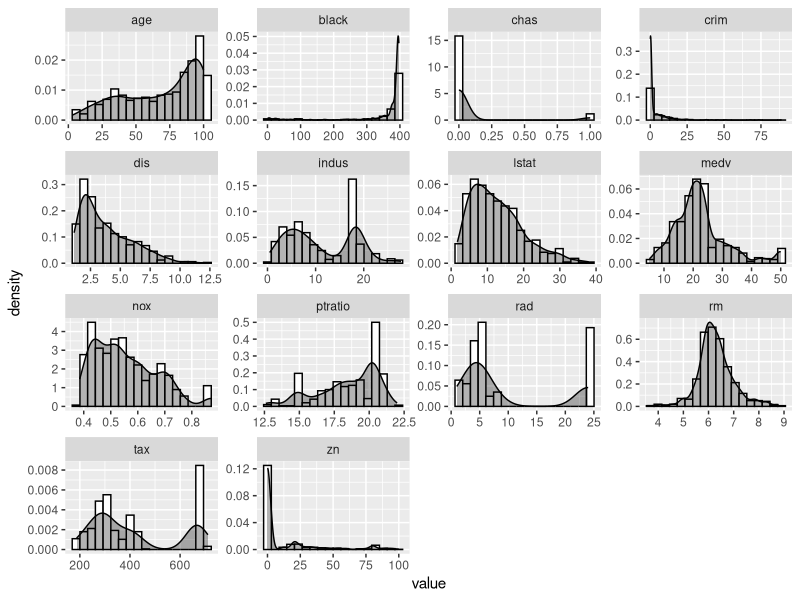
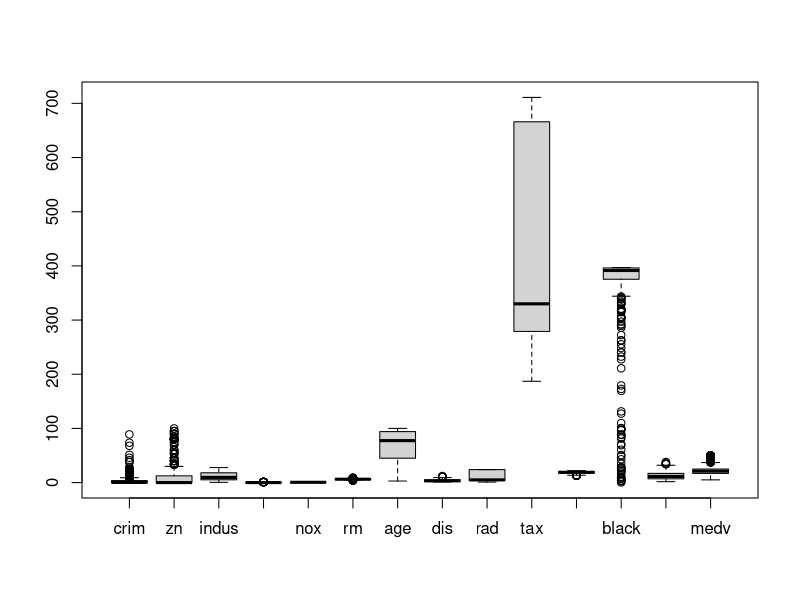
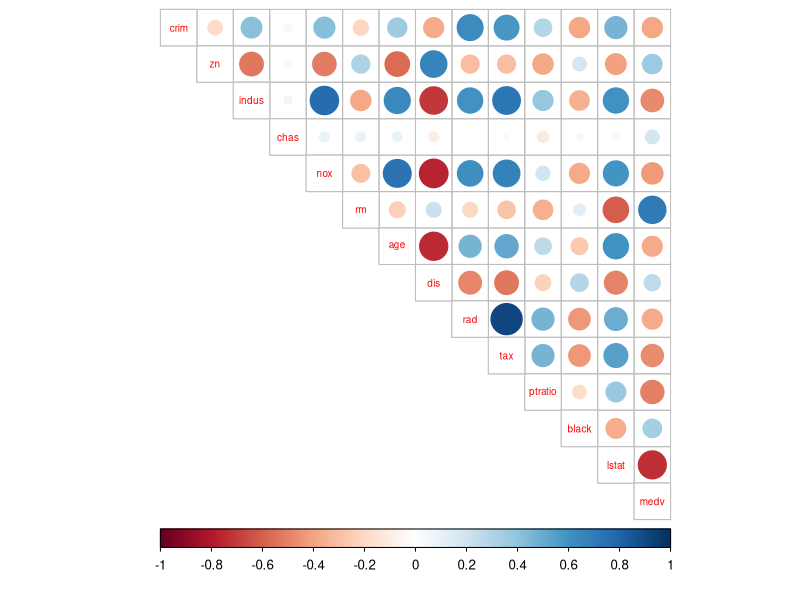
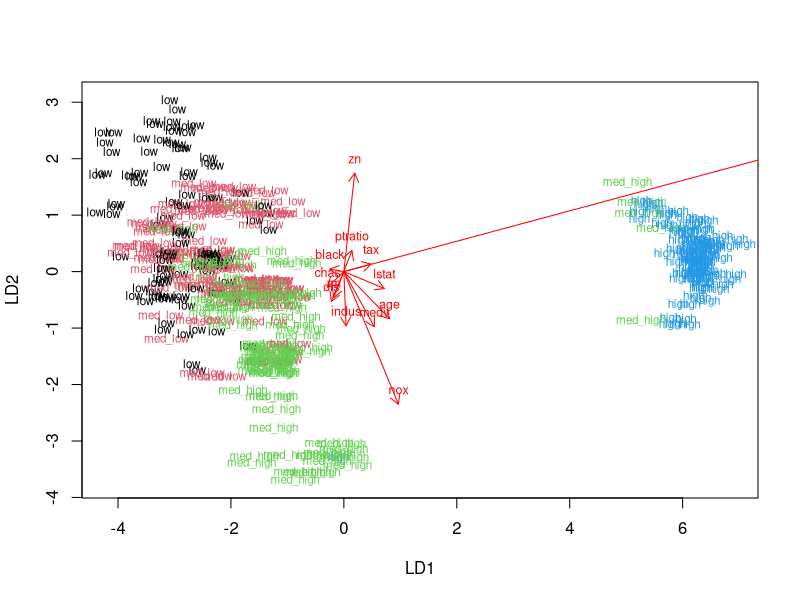
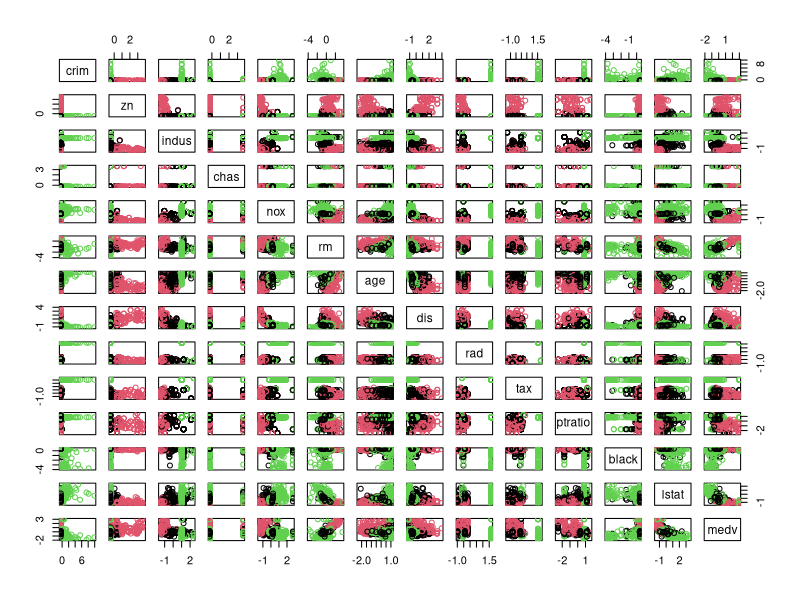
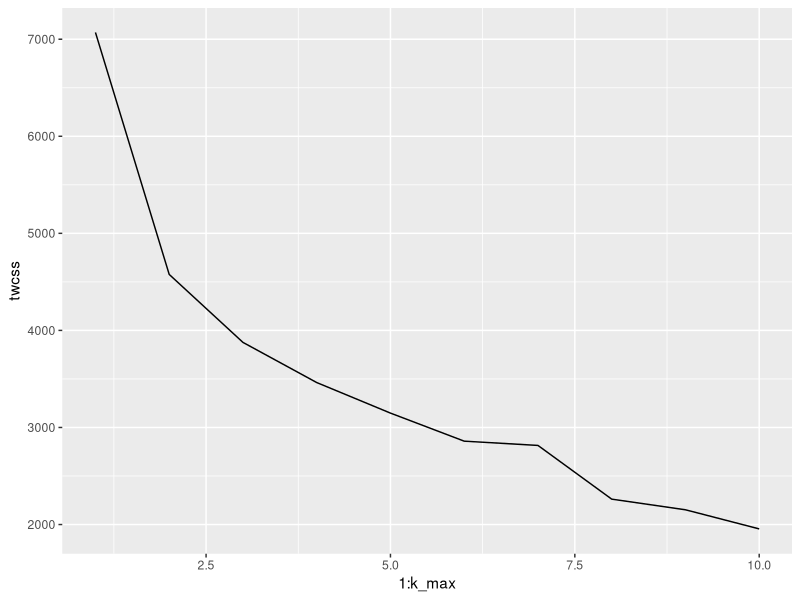
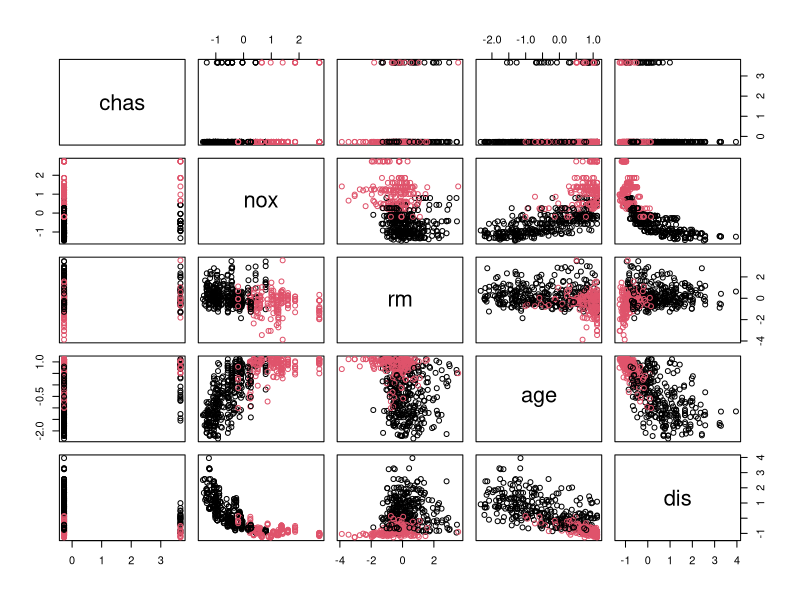

Generate these figures, in order, with R:
## ---- chunk 1
date()
## ---- chunk 2
# access the MASS package
install.packages("corrplot", 
                 repos = "https://cran.rstudio.com/bin/windows/contrib/4.1/corrplot_0.92.zip")

library(MASS)
library(GGally)
library(ggplot2)
library(corrplot)
library(tidyverse)
library(cowplot)

# load the data
data("Boston")
data <- Boston
# explore the dataset
str(data) 
## ---- chunk 3
summary(data)

# plot matrix of the variables

### ggpairs(data, mapping = aes(), lower = list(combo = wrap("facethist", bins = 20)))
# it was suggested on DataCamp but I don`t seeing necessity in this, since the plots are small and hardly interpretative, moreover, I will have correlation plot separately for the dataset. 

# Other than matrix plot, I will look at the distribution separately.
gather(data) %>% ggplot(aes(x = value))  + geom_histogram(aes(y = ..density..), colour="black", fill="white", bins = 18,) +  geom_density(alpha = 0.3, fill = "black") + facet_wrap("key", scales = "free")

boxplot(data)
## ---- chunk 4
# calculate the correlation matrix and round it
cor_matrix<-cor(data) %>% round(digits = 2)

# print the correlation matrix
cor_matrix

# visualize the correlation matrix
corrplot(cor_matrix, method="circle", type="upper" , cl.pos="b" , tl.pos="d", tl.cex = 0.6)
## ---- chunk 5
# center and standardize variables
data_scaled <- scale(data)

# summaries of the scaled variables
summary(data_scaled)

# class of the boston_scaled object
class(data_scaled)

# change the object to data frame
data_scaled <- as.data.frame(data_scaled)
data_scaled_k <- as.data.frame(data_scaled)
## ---- chunk 6
# create a quantile vector of crim and print it
bins <- quantile(data_scaled$crim)

# create a categorical variable 'crime'
crime <- cut(data_scaled$crim, breaks = bins, include.lowest = TRUE, label = c("low", "med_low", "med_high", "high"))

# look at the table of the new factor crime
table(crime)
# remove original crim from the dataset
data_scaled <- dplyr::select(data_scaled, -crim)

# add the new categorical value to scaled data
data_scaled <- data.frame(data_scaled, crime)
str(data_scaled)
## ---- chunk 7
# number of rows in the Boston dataset 
n <- nrow(data_scaled)

# choose randomly 80% of the rows
ind <- sample(n,  size = n * 0.8)

# create train set
train <- data_scaled[ind,]

# create test set 
test <- data_scaled[-ind,]
## ---- chunk 8
# linear discriminant analysis
lda.fit <- lda(crime ~., data = train)

# print the lda.fit object
lda.fit

# the function for lda biplot arrows
lda.arrows <- function(x, myscale = 1, arrow_heads = 0.1, color = "red", tex = 0.75, choices = c(1,2)){
  heads <- coef(x)
  arrows(x0 = 0, y0 = 0, 
         x1 = myscale * heads[,choices[1]], 
         y1 = myscale * heads[,choices[2]], col=color, length = arrow_heads)
  text(myscale * heads[,choices], labels = row.names(heads), 
       cex = tex, col=color, pos=3)
}

# target classes as numeric
classes <- as.numeric(train$crime)

# plot the lda results
plot(lda.fit, dimen = 2, col = classes, pch = classes)
lda.arrows(lda.fit, myscale = 3)

# save and remove crime categories
test_correct = test$crim
test$crim = NULL
## ---- chunk 9
# predict classes with test data
lda.pred <- predict(lda.fit, newdata = test)

# cross tabulate the results
table(correct = test_correct, predicted = lda.pred$class)
## ---- chunk 10
summary(data_scaled_k)

# euclidean distance matrix
dist_eu <- dist(data_scaled_k)

# look at the summary of the distances
summary(dist_eu)

# manhattan distance matrix
dist_man <- dist(data_scaled_k, method = 'manhattan')

# look at the summary of the distances
summary(dist_man)
## ---- chunk 11
km <- kmeans(na.omit(data_scaled_k), 3)

# plot the data_scaled_k dataset with clusters
pairs(data_scaled_k, col = km$cluster)

## ---- chunk 12
# data_scaled_k dataset is available
set.seed(123)

# determine the number of clusters
k_max <- 10

# calculate the total within sum of squares
twcss <- sapply(1:k_max, function(k){kmeans(data_scaled_k, k)$tot.withinss})

# visualize the results
qplot(x = 1:k_max, y = twcss, geom = 'line')
## ---- chunk 13
# k-means clustering
km <-kmeans(data_scaled_k, centers = 2)

# plot the data_scaled_k dataset with clusters
pairs(data_scaled_k[4:8], col = km$cluster)
